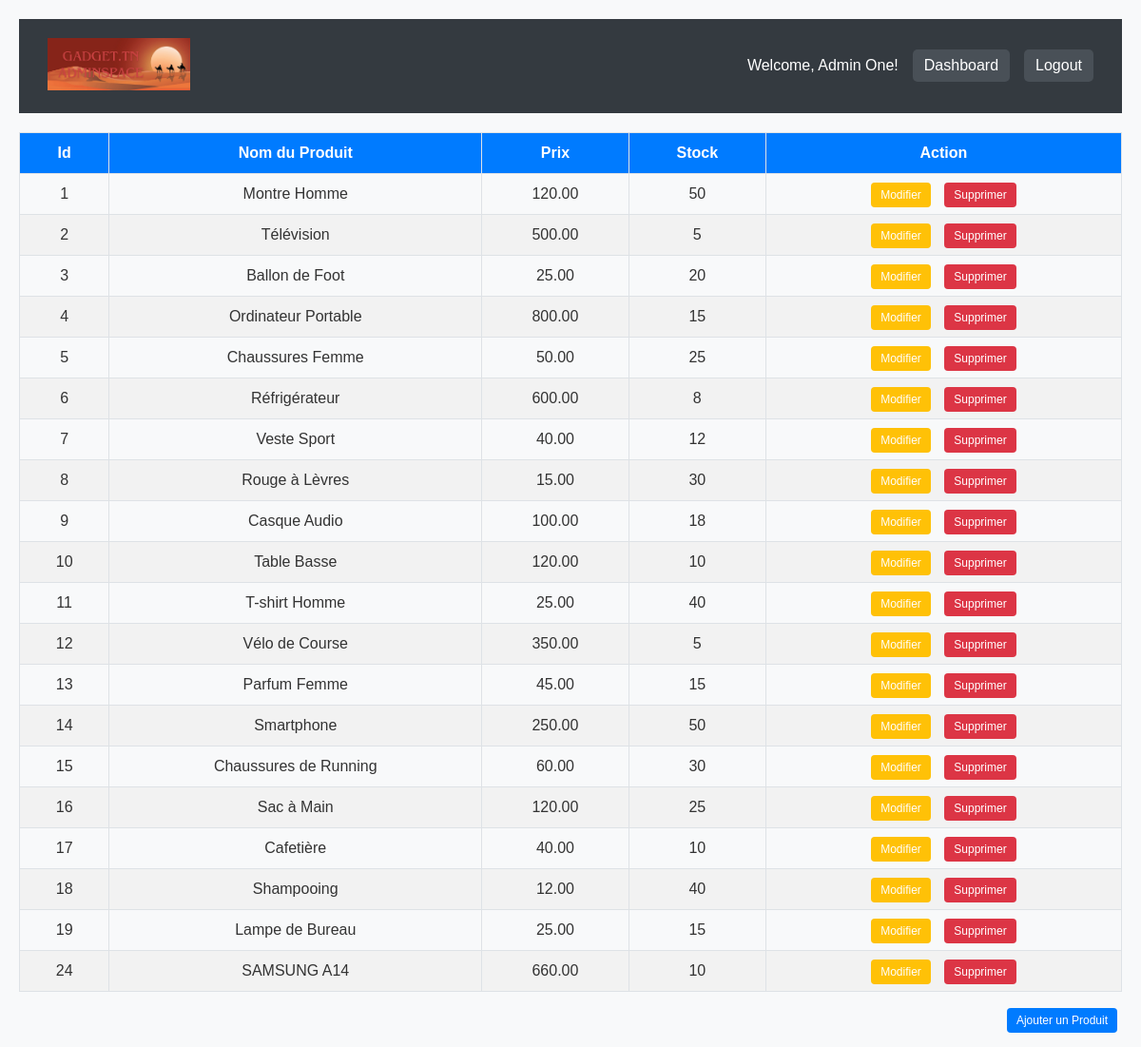
Screenshot of /Adminpage.php (signed in) with the database file from the repository.
### tables this page shows
CREATE TABLE IF NOT EXISTS `products` (
  `id` int NOT NULL AUTO_INCREMENT,
  `name` varchar(255) NOT NULL,
  `description` text,
  `price` decimal(10,2) NOT NULL,
  `stock` int NOT NULL DEFAULT '0',
  `category_id` int NOT NULL,
  `image_url` varchar(255) DEFAULT NULL,
  PRIMARY KEY (`id`),
  KEY `category_id` (`category_id`)
);

### Src/App/controler/ProductControler.php (called while the page is built, shortened)
<?php
require_once 'App/model/Product.php';
class ProductController {
    private $pdo;
    public function __construct($pdo) {
        $this->pdo = $pdo;
    }
    public function index() {
        try {
            $products = Product::getAll($this->pdo);
            include 'App/view/product/FindAllProductsView.php';
        } catch (Exception $e) {
            echo "Error fetching products: " . $e->getMessage();
        }
    }
}

### Src/App/model/Product.php (called while the page is built, shortened)
<?php
class Product {
    private $id;
    private $name;
    private $price;
    private $stock;
    public function __construct($pdo, $id = null, $name = '', $price = 0.0, $description = '', $categoryId = null, $stock = 0, $image = '') {
        $this->id = $id;
        $this->name = $name;
        $this->price = $price;
        $this->stock = $stock;
    }
    public function getId() { return $this->id; }
    public function getName() { return $this->name; }
    public function getPrice() { return $this->price; }
    public function getStock() { return $this->stock; }
    public static function getAll($pdo) {
        try {
            $query = "SELECT * FROM products";
            $stmt = $pdo->query($query);
            $products = [];
            while ($row = $stmt->fetch(PDO::FETCH_ASSOC)) {
                $products[] = new Product(
                    $pdo,
                    $row['id'],
                    $row['name'],
                    $row['price'],
                    $row['description'],
                    $row['category_id'],
                    $row['stock'],
                    $row['image_url']
                );
            }
            return $products;
        } catch (PDOException $e) {
            throw new Exception("Error retrieving all products: " . $e->getMessage());
        }
    }
}

### Src/App/view/product/FindAllProductsView.php (the view, shortened to what this page needs)
<table class="table table-striped">
    <tr>
        <th>Id</th>
        <th>Nom du Produit</th>
        <th>Prix</th>
        <th>Stock</th>
        <th>Action</th>
    </tr>
    <?php foreach($products as $p) { ?>
    <tr>
        <td> <?php echo $p->getId() ?> </td>
        <td> <?php echo $p->getName() ?> </td>
        <td> <?php echo $p->getPrice() ?> </td>
        <td> <?php echo $p->getStock() ?> </td>
        <td>
            <a href="Adminpage.php?action=editProduct&id=<?php echo $p->getID() ?>" class="btn btn-warning btn-sm">Modifier</a>
            <a href="Adminpage.php?action=destroyProduct&id=<?php echo $p->getID() ?>" class="btn btn-danger btn-sm">Supprimer</a>
        </td>
    </tr>
    <?php } ?>
</table>
<div class="add-button">
    <a href="Adminpage.php?action=addProduct" class="btn btn-primary btn-sm">Ajouter un Produit</a>
</div>
<?php
require_once('App/view/layouts/AdminLayout.php');
?>

### Src/inc/css/style_default.css (style rules this page uses)
* { margin: 0; padding: 0; box-sizing: border-box; }
body { font-family: Arial, sans-serif; background-color: #f8f9fa; color: #333; }

### Src/App/view/layouts/AdminLayout.php (style rules this page uses)
body { font-family: Arial, sans-serif; background-color: #f0f0f0; margin: 0; padding: 0; }

### Src/App/view/product/FindAllProductsView.php (style rules this page uses)
body { font-family: Arial, sans-serif; background-color: #f8f9fa; padding: 20px; }
.table { width: 100%; margin-top: 20px; border-collapse: collapse; }
.table th, .table td { padding: 12px 15px; text-align: center; border: 1px solid #dee2e6; }
.table th { background-color: #007bff; color: #fff; font-weight: bold; }
.table-striped tbody tr:nth-of-type(odd) { background-color: #f2f2f2; }
.btn { padding: 6px 12px; border-radius: 4px; text-decoration: none; cursor: pointer; margin: 0 5px; }
.btn-warning { background-color: #ffc107; color: #fff; }
.btn-danger { background-color: #dc3545; color: #fff; }
.btn-primary { background-color: #007bff; color: #fff; }
.btn-sm { font-size: 12px; padding: 6px 10px; }
.add-button { margin-top: 20px; display: block; text-align: right; }

### rows the page displays
products: id "1", name "Montre Homme", price "120.00", stock "50"
products: id "2", name "Télévision", price "500.00", stock "5"
products: id "3", name "Ballon de Foot", price "25.00", stock "20"
products: id "4", name "Ordinateur Portable", price "800.00", stock "15"
products: id "5", name "Chaussures Femme", price "50.00", stock "25"
products: id "6", name "Réfrigérateur", price "600.00", stock "8"
products: id "7", name "Veste Sport", price "40.00", stock "12"
products: id "8", name "Rouge à Lèvres", price "15.00", stock "30"
products: id "9", name "Casque Audio", price "100.00", stock "18"
products: id "10", name "Table Basse", price "120.00", stock "10"
products: id "11", name "T-shirt Homme", price "25.00", stock "40"
products: id "12", name "Vélo de Course", price "350.00", stock "5"
products: id "13", name "Parfum Femme", price "45.00", stock "15"
products: id "14", name "Smartphone", price "250.00", stock "50"
products: id "15", name "Chaussures de Running", price "60.00", stock "30"
products: id "16", name "Sac à Main", price "120.00", stock "25"
products: id "17", name "Cafetière", price "40.00", stock "10"
products: id "18", name "Shampooing", price "12.00", stock "40"
products: id "19", name "Lampe de Bureau", price "25.00", stock "15"
products: id "24", name "SAMSUNG A14", price "660.00", stock "10"

### other values shown
$_SESSION['admin_name'] "Admin One"
